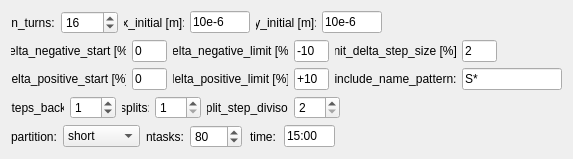
          <widget class="QWidget" name="tab_34">
           <attribute name="title">
            <string>Test</string>
           </attribute>
           <layout class="QVBoxLayout" name="verticalLayout_103">
            <item>
             <layout class="QHBoxLayout" name="horizontalLayout_70">
              <item>
               <layout class="QHBoxLayout" name="horizontalLayout_67">
                <item>
                 <widget class="QLabel" name="label_123">
                  <property name="maximumSize">
                   <size>
                    <width>45</width>
                    <height>16777215</height>
                   </size>
                  </property>
                  <property name="text">
                   <string>n_turns:</string>
                  </property>
                  <property name="alignment">
                   <set>Qt::AlignCenter</set>
                  </property>
                 </widget>
                </item>
                <item>
                 <widget class="QSpinBox" name="spinBox_n_turns_mom_aper_test">
                  <property name="maximumSize">
                   <size>
                    <width>57</width>
                    <height>16777215</height>
                   </size>
                  </property>
                  <property name="minimum">
                   <number>3</number>
                  </property>
                  <property name="maximum">
                   <number>10000</number>
                  </property>
                  <property name="value">
                   <number>16</number>
                  </property>
                 </widget>
                </item>
               </layout>
              </item>
              <item>
               <layout class="QHBoxLayout" name="horizontalLayout_68">
                <item>
                 <widget class="QLabel" name="label_124">
                  <property name="maximumSize">
                   <size>
                    <width>60</width>
                    <height>16777215</height>
                   </size>
                  </property>
                  <property name="text">
                   <string>x_initial [m]:</string>
                  </property>
                  <property name="alignment">
                   <set>Qt::AlignCenter</set>
                  </property>
                 </widget>
                </item>
                <item>
                 <widget class="QLineEdit" name="lineEdit_x_initial_mom_aper_test">
                  <property name="maximumSize">
                   <size>
                    <width>60</width>
                    <height>16777215</height>
                   </size>
                  </property>
                  <property name="text">
                   <string>10e-6</string>
                  </property>
                 </widget>
                </item>
               </layout>
              </item>
              <item>
               <layout class="QHBoxLayout" name="horizontalLayout_69">
                <item>
                 <widget class="QLabel" name="label_125">
                  <property name="maximumSize">
                   <size>
                    <width>60</width>
                    <height>16777215</height>
                   </size>
                  </property>
                  <property name="text">
                   <string>y_initial [m]:</string>
                  </property>
                  <property name="alignment">
                   <set>Qt::AlignCenter</set>
                  </property>
                 </widget>
                </item>
                <item>
                 <widget class="QLineEdit" name="lineEdit_y_initial_mom_aper_test">
                  <property name="maximumSize">
                   <size>
                    <width>60</width>
                    <height>16777215</height>
                   </size>
                  </property>
                  <property name="text">
                   <string>10e-6</string>
                  </property>
                 </widget>
                </item>
               </layout>
              </item>
              <item>
               <spacer name="horizontalSpacer_33">
                <property name="orientation">
                 <enum>Qt::Horizontal</enum>
                </property>
                <property name="sizeHint" stdset="0">
                 <size>
                  <width>40</width>
                  <height>20</height>
                 </size>
                </property>
               </spacer>
              </item>
             </layout>
            </item>
            <item>
             <layout class="QHBoxLayout" name="horizontalLayout_71">
              <item>
               <layout class="QHBoxLayout" name="horizontalLayout_52">
                <item>
                 <widget class="QLabel" name="label_126">
                  <property name="minimumSize">
                   <size>
                    <width>114</width>
                    <height>0</height>
                   </size>
                  </property>
                  <property name="maximumSize">
                   <size>
                    <width>115</width>
                    <height>16777215</height>
                   </size>
                  </property>
                  <property name="text">
                   <string>delta_negative_start [%]:</string>
                  </property>
                  <property name="alignment">
                   <set>Qt::AlignCenter</set>
                  </property>
                 </widget>
                </item>
                <item>
                 <widget class="QLineEdit" name="lineEdit_delta_negative_start_mom_aper_test">
                  <property name="minimumSize">
                   <size>
                    <width>30</width>
                    <height>0</height>
                   </size>
                  </property>
                  <property name="maximumSize">
                   <size>
                    <width>35</width>
                    <height>16777215</height>
                   </size>
                  </property>
                  <property name="text">
                   <string>0</string>
                  </property>
                 </widget>
                </item>
               </layout>
              </item>
              <item>
               <layout class="QHBoxLayout" name="horizontalLayout_53">
                <item>
                 <widget class="QLabel" name="label_127">
                  <property name="minimumSize">
                   <size>
                    <width>114</width>
                    <height>0</height>
                   </size>
                  </property>
                  <property name="maximumSize">
                   <size>
                    <width>115</width>
                    <height>16777215</height>
                   </size>
                  </property>
                  <property name="text">
                   <string>delta_negative_limit [%]:</string>
                  </property>
                  <property name="alignment">
                   <set>Qt::AlignCenter</set>
                  </property>
                 </widget>
                </item>
                <item>
                 <widget class="QLineEdit" name="lineEdit_delta_negative_limit_mom_aper_test">
                  <property name="minimumSize">
                   <size>
                    <width>30</width>
                    <height>0</height>
                   </size>
                  </property>
                  <property name="maximumSize">
                   <size>
                    <width>35</width>
                    <height>16777215</height>
                   </size>
                  </property>
                  <property name="text">
                   <string>-10</string>
                  </property>
                 </widget>
                </item>
               </layout>
              </item>
              <item>
               <layout class="QHBoxLayout" name="horizontalLayout_65">
                <item>
                 <widget class="QLabel" name="label_135">
                  <property name="maximumSize">
                   <size>
                    <width>121</width>
                    <height>16777215</height>
                   </size>
                  </property>
                  <property name="text">
                   <string>init_delta_step_size [%]:</string>
                  </property>
                  <property name="alignment">
                   <set>Qt::AlignCenter</set>
                  </property>
                 </widget>
                </item>
                <item>
                 <widget class="QLineEdit" name="lineEdit_init_delta_step_size_mom_aper_test">
                  <property name="minimumSize">
                   <size>
                    <width>30</width>
                    <height>0</height>
                   </size>
                  </property>
                  <property name="maximumSize">
                   <size>
                    <width>35</width>
                    <height>16777215</height>
                   </size>
                  </property>
                  <property name="text">
                   <string>2</string>
                  </property>
                 </widget>
                </item>
               </layout>
              </item>
              <item>
               <spacer name="horizontalSpacer_34">
                <property name="orientation">
                 <enum>Qt::Horizontal</enum>
                </property>
                <property name="sizeHint" stdset="0">
                 <size>
                  <width>40</width>
                  <height>20</height>
                 </size>
                </property>
               </spacer>
              </item>
             </layout>
            </item>
            <item>
             <layout class="QHBoxLayout" name="horizontalLayout_72">
              <item>
               <layout class="QHBoxLayout" name="horizontalLayout_63">
                <item>
                 <widget class="QLabel" name="label_130">
                  <property name="minimumSize">
                   <size>
                    <width>114</width>
                    <height>0</height>
                   </size>
                  </property>
                  <property name="maximumSize">
                   <size>
                    <width>115</width>
                    <height>16777215</height>
                   </size>
                  </property>
                  <property name="text">
                   <string>delta_positive_start [%]:</string>
                  </property>
                  <property name="alignment">
                   <set>Qt::AlignCenter</set>
                  </property>
                 </widget>
                </item>
                <item>
                 <widget class="QLineEdit" name="lineEdit_delta_positive_start_mom_aper_test">
                  <property name="minimumSize">
                   <size>
                    <width>30</width>
                    <height>0</height>
                   </size>
                  </property>
                  <property name="maximumSize">
                   <size>
                    <width>35</width>
                    <height>16777215</height>
                   </size>
                  </property>
                  <property name="text">
                   <string>0</string>
                  </property>
                 </widget>
                </item>
               </layout>
              </item>
              <item>
               <layout class="QHBoxLayout" name="horizontalLayout_64">
                <item>
                 <widget class="QLabel" name="label_131">
                  <property name="minimumSize">
                   <size>
                    <width>114</width>
                    <height>0</height>
                   </size>
                  </property>
                  <property name="maximumSize">
                   <size>
                    <width>115</width>
                    <height>16777215</height>
                   </size>
                  </property>
                  <property name="text">
                   <string>delta_positive_limit [%]:</string>
                  </property>
                  <property name="alignment">
                   <set>Qt::AlignCenter</set>
                  </property>
                 </widget>
                </item>
                <item>
                 <widget class="QLineEdit" name="lineEdit_delta_positive_limit_mom_aper_test">
                  <property name="minimumSize">
                   <size>
                    <width>30</width>
                    <height>0</height>
                   </size>
                  </property>
                  <property name="maximumSize">
                   <size>
                    <width>35</width>
                    <height>16777215</height>
                   </size>
                  </property>
                  <property name="text">
                   <string>+10</string>
                  </property>
                 </widget>
                </item>
               </layout>
              </item>
              <item>
               <layout class="QHBoxLayout" name="horizontalLayout_66">
                <item>
                 <widget class="QLabel" name="label_147">
                  <property name="maximumSize">
                   <size>
                    <width>121</width>
                    <height>16777215</height>
                   </size>
                  </property>
                  <property name="text">
                   <string>include_name_pattern:</string>
                  </property>
                  <property name="alignment">
                   <set>Qt::AlignCenter</set>
                  </property>
                 </widget>
                </item>
                <item>
                 <widget class="QLineEdit" name="lineEdit_include_name_pattern_mom_aper_test">
                  <property name="maximumSize">
                   <size>
                    <width>100</width>
                    <height>16777215</height>
                   </size>
                  </property>
                  <property name="text">
                   <string>S*</string>
                  </property>
                 </widget>
                </item>
               </layout>
              </item>
             </layout>
            </item>
            <item>
             <layout class="QHBoxLayout" name="horizontalLayout_73">
              <item>
               <layout class="QHBoxLayout" name="horizontalLayout_57">
                <item>
                 <widget class="QLabel" name="label_128">
                  <property name="maximumSize">
                   <size>
                    <width>53</width>
                    <height>16777215</height>
                   </size>
                  </property>
                  <property name="text">
                   <string>steps_back:</string>
                  </property>
                  <property name="alignment">
                   <set>Qt::AlignCenter</set>
                  </property>
                 </widget>
                </item>
                <item>
                 <widget class="QSpinBox" name="spinBox_steps_back_mom_aper_test">
                  <property name="maximumSize">
                   <size>
                    <width>46</width>
                    <height>16777215</height>
                   </size>
                  </property>
                  <property name="minimum">
                   <number>0</number>
                  </property>
                  <property name="maximum">
                   <number>100</number>
                  </property>
                  <property name="value">
                   <number>1</number>
                  </property>
                 </widget>
                </item>
               </layout>
              </item>
              <item>
               <layout class="QHBoxLayout" name="horizontalLayout_58">
                <item>
                 <widget class="QLabel" name="label_129">
                  <property name="maximumSize">
                   <size>
                    <width>27</width>
                    <height>16777215</height>
                   </size>
                  </property>
                  <property name="text">
                   <string>splits:</string>
                  </property>
                  <property name="alignment">
                   <set>Qt::AlignCenter</set>
                  </property>
                 </widget>
                </item>
                <item>
                 <widget class="QSpinBox" name="spinBox_splits_mom_aper_test">
                  <property name="maximumSize">
                   <size>
                    <width>46</width>
                    <height>16777215</height>
                   </size>
                  </property>
                  <property name="minimum">
                   <number>1</number>
                  </property>
                  <property name="maximum">
                   <number>100</number>
                  </property>
                  <property name="value">
                   <number>1</number>
                  </property>
                 </widget>
                </item>
               </layout>
              </item>
              <item>
               <layout class="QHBoxLayout" name="horizontalLayout_62">
                <item>
                 <widget class="QLabel" name="label_146">
                  <property name="maximumSize">
                   <size>
                    <width>81</width>
                    <height>16777215</height>
                   </size>
                  </property>
                  <property name="text">
                   <string>split_step_divisor:</string>
                  </property>
                  <property name="alignment">
                   <set>Qt::AlignCenter</set>
                  </property>
                 </widget>
                </item>
                <item>
                 <widget class="QSpinBox" name="spinBox_split_step_divisor_mom_aper_test">
                  <property name="maximumSize">
                   <size>
                    <width>46</width>
                    <height>16777215</height>
                   </size>
                  </property>
                  <property name="minimum">
                   <number>2</number>
                  </property>
                  <property name="maximum">
                   <number>100</number>
                  </property>
                  <property name="value">
                   <number>2</number>
                  </property>
                 </widget>
                </item>
               </layout>
              </item>
              <item>
               <spacer name="horizontalSpacer_48">
                <property name="orientation">
                 <enum>Qt::Horizontal</enum>
                </property>
                <property name="sizeHint" stdset="0">
                 <size>
                  <width>40</width>
                  <height>20</height>
                 </size>
                </property>
               </spacer>
              </item>
             </layout>
            </item>
            <item>
             <layout class="QHBoxLayout" name="horizontalLayout_74">
              <item>
               <layout class="QHBoxLayout" name="horizontalLayout_61">
                <item>
                 <widget class="QLabel" name="label_136">
                  <property name="text">
                   <string>partition:</string>
                  </property>
                  <property name="alignment">
                   <set>Qt::AlignCenter</set>
                  </property>
                 </widget>
                </item>
                <item>
                 <widget class="QComboBox" name="comboBox_partition_mom_aper_test">
                  <property name="currentIndex">
                   <number>1</number>
                  </property>
                  <item>
                   <property name="text">
                    <string>normal</string>
                   </property>
                  </item>
                  <item>
                   <property name="text">
                    <string>short</string>
                   </property>
                  </item>
                  <item>
                   <property name="text">
                    <string>debug</string>
                   </property>
                  </item>
                  <item>
                   <property name="text">
                    <string>long</string>
                   </property>
                  </item>
                  <item>
                   <property name="text">
                    <string>longlong</string>
                   </property>
                  </item>
                  <item>
                   <property name="text">
                    <string>low</string>
                   </property>
                  </item>
                  <item>
                   <property name="text">
                    <string>high</string>
                   </property>
                  </item>
                 </widget>
                </item>
               </layout>
              </item>
              <item>
               <layout class="QHBoxLayout" name="horizontalLayout_60">
                <item>
                 <widget class="QLabel" name="label_140">
                  <property name="maximumSize">
                   <size>
                    <width>52</width>
                    <height>16777215</height>
                   </size>
                  </property>
                  <property name="text">
                   <string>ntasks:</string>
                  </property>
                  <property name="alignment">
                   <set>Qt::AlignCenter</set>
                  </property>
                 </widget>
                </item>
                <item>
                 <widget class="QSpinBox" name="spinBox_ntasks_mom_aper_test">
                  <property name="maximumSize">
                   <size>
                    <width>52</width>
                    <height>16777215</height>
                   </size>
                  </property>
                  <property name="specialValueText">
                   <string/>
                  </property>
                  <property name="minimum">
                   <number>2</number>
                  </property>
                  <property name="maximum">
                   <number>1000</number>
                  </property>
                  <property name="singleStep">
                   <number>2</number>
                  </property>
                  <property name="value">
                   <number>80</number>
                  </property>
                 </widget>
                </item>
               </layout>
              </item>
              <item>
               <layout class="QHBoxLayout" name="horizontalLayout_59">
                <item>
                 <widget class="QLabel" name="label_time_common_13">
                  <property name="maximumSize">
                   <size>
                    <width>30</width>
                    <height>16777215</height>
                   </size>
                  </property>
                  <property name="text">
                   <string>time:</string>
                  </property>
                  <property name="alignment">
                   <set>Qt::AlignCenter</set>
                  </property>
                 </widget>
                </item>
                <item>
                 <widget class="QLineEdit" name="lineEdit_time_mom_aper_test">
                  <property name="maximumSize">
                   <size>
                    <width>51</width>
                    <height>16777215</height>
                   </size>
                  </property>
                  <property name="text">
                   <string>15:00</string>
                  </property>
                 </widget>
                </item>
               </layout>
              </item>
              <item>
               <spacer name="horizontalSpacer_53">
                <property name="orientation">
                 <enum>Qt::Horizontal</enum>
                </property>
                <property name="sizeHint" stdset="0">
                 <size>
                  <width>40</width>
                  <height>20</height>
                 </size>
                </property>
               </spacer>
              </item>
             </layout>
            </item>
           </layout>
          </widget>
